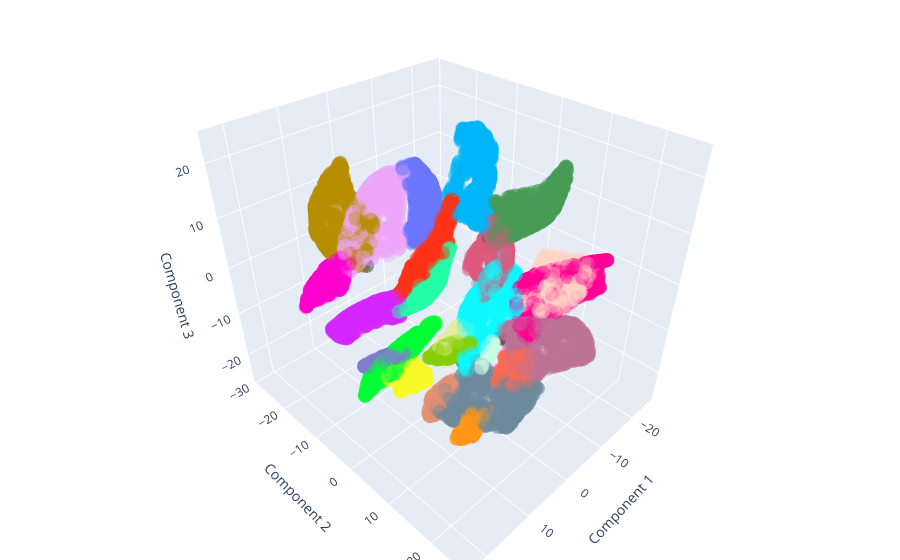

Notebook code for this chart:
### Code cell
import plotly.graph_objects as go
import plotly.express as px

labels = dbscan_minmax.labels_
color_array = np.where(labels == -1, 'black', labels)
colors = px.colors.qualitative.Light24
label_colors = [colors[i % len(colors)] if i != -1 else 'black' for i in labels]

fig = go.Figure(data=[go.Scatter3d(
    x=X_3d_tsne_minmax[:, 0],
    y=X_3d_tsne_minmax[:, 1],
    z=X_3d_tsne_minmax[:, 2],
    mode='markers',
    marker=dict(
        size=5,
        color=label_colors,
        opacity=0.4,
    )
)])

fig.update_layout(
    title='Interactive 3D t-SNE Visualization',
    scene=dict(
        xaxis_title='Component 1',
        yaxis_title='Component 2',
        zaxis_title='Component 3'
    ),
    margin=dict(l=0, r=0, b=0, t=0)
)

fig.show()

### Figure 1 — Plotly figure (JSON) as saved in the notebook; plotly's stock layout.template omitted (floating-point values rounded to 4 significant figures; data arrays with more than 128 entries replaced by an {"elided": "..."} marker saying what was removed)
{"data": [{"marker": {"color": {"elided": "10000 str values"}, "opacity": 0.4, "size": 5}, "mode": "markers", "x": {"elided": "10000 float values"}, "y": {"elided": "10000 float values"}, "z": {"elided": "10000 float values"}, "type": "scatter3d"}], "layout": {"margin": {"l": 0, "r": 0, "b": 0, "t": 0}, "title": {"text": "Interactive 3D t-SNE Visualization"}, "scene": {"xaxis": {"title": {"text": "Component 1"}}, "yaxis": {"title": {"text": "Component 2"}}, "zaxis": {"title": {"text": "Component 3"}}}}}
